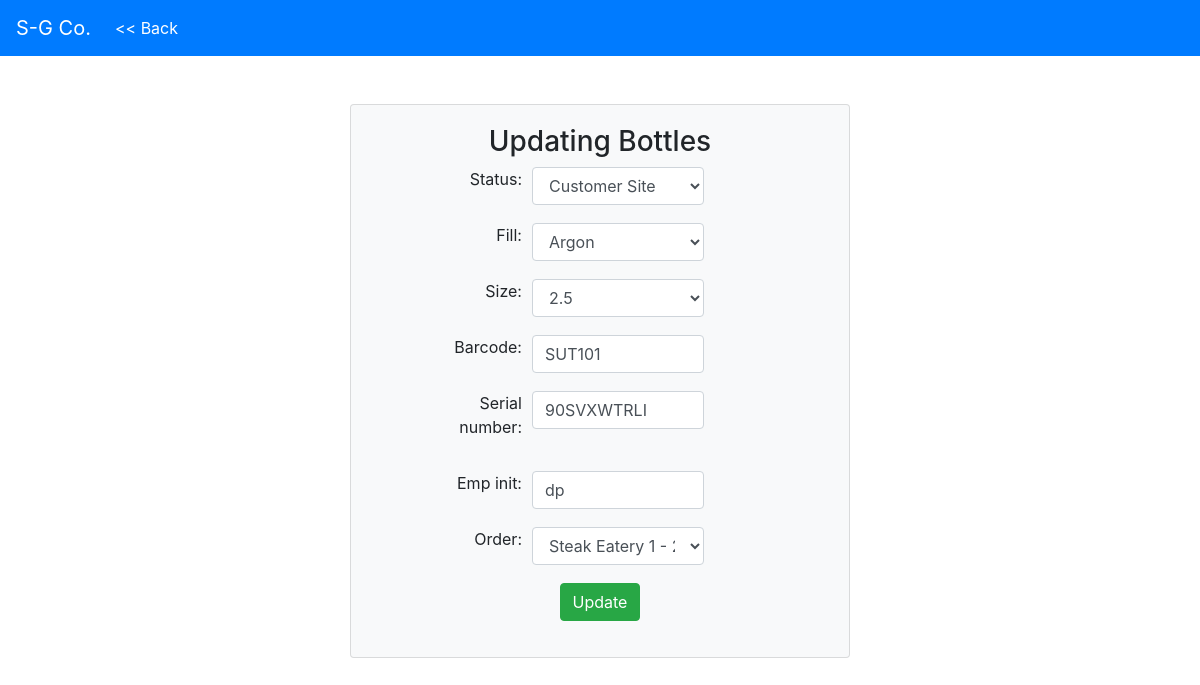
Screenshot of /warehouse/bottles/update/90SVXWTRLI with the database file from the repository.
### inventory/models.py (models this page shows, shortened)
class Bottle(models.Model):
    TRUCK = 'TK'
    CUSTOMER = 'CS'
    DOCKED_EMPTY = 'DE'
    DOCKED_FULL = 'DF'
    RETEST = 'RT'
    STATUS_CHOICES = (
        (TRUCK, 'On Truck'),
        (CUSTOMER, 'Customer Site'),
        (DOCKED_FULL, 'Docked Full'),
        (DOCKED_EMPTY, 'Docked Empty'),
        (RETEST, 'Retest'),
    )
    ACETYLENE = 'AC'
    ARGON = 'AR'
    BEER_GAS = 'BG'
    CARBON_DIOXIDE = 'CD'
    GUINNESS_GAS = 'GS'
    HELIUM = 'HE'
    MIX_C2 = 'C2'
    MIX_C10 = 'C10'
    MIX_C25 = 'C25'
    NITROGEN = 'NI'
    OXYGEN = 'OX'
    STARGON = 'ST'
    SYPHON = 'SY'
    FILL_CHOICES = (
        (ACETYLENE, 'Acetylene'),
        (ARGON, 'Argon'),
        (BEER_GAS, 'Beer Gas'),
        (CARBON_DIOXIDE, 'Carbon Dioxide'),
        (GUINNESS_GAS, 'Guinness Gas'),
        (HELIUM, 'Helium'),
        (MIX_C2, 'Mix C2'),
        (MIX_C10, 'Mix C10'),
        (MIX_C25, 'Mix C25'),
        (NITROGEN, 'Nitrogen'),
        (OXYGEN, 'Oxygen'),
        (STARGON, 'Stargon'),
        (SYPHON, 'Syphon'),
    )
    SIZE_CHOICES = (
        ('T', 'T'),
        ('K', 'K'),
        ('S', 'S'),
        ('D', 'D'),
        ('Q', 'Q'),
        ('R', 'R'),
        ('50', '50'),
        ('40', '40'),
        ('20', '20'),
        ('15', '15'),
        ('10', '10'),
        ('5', '5'),
        ('2.5', '2.5'),
    )
    status = models.CharField(max_length=2, choices=STATUS_CHOICES, default=DOCKED_FULL)
    fill = models.CharField(max_length=3, choices=FILL_CHOICES)
    size = models.CharField(max_length=3, choices=SIZE_CHOICES, default='T')
    barcode = models.CharField(max_length=15, unique=True)
    serial_number = models.CharField(max_length=15, unique=True, primary_key=True)
    emp_init = models.CharField(max_length=3)
    order = models.ForeignKey(Order, null=True, blank=False, on_delete=models.CASCADE)

### warehouse/views.py (the view)
# urls.py: url(r'^bottles/update/(?P<pk>\w+)$', views.BottlesUpdate.as_view(), name='bottles_update'),
class BottlesUpdate(UpdateView):
    model = Bottle
    form_class = BottlesUpdateForm
    template_name_suffix = '_update_form'

### warehouse/forms.py
class BottlesUpdateForm(forms.ModelForm):
    def __init__(self, *args, **kwargs):
        super(BottlesUpdateForm, self).__init__(*args, **kwargs)
        self.fields['order'].required = False
        self.fields['emp_init'].widget.attrs = {
            'class': 'form-control'
        }
        self.fields['fill'].widget.attrs = {
            'class': 'form-control'
        }
        self.fields['size'].widget.attrs = {
            'class': 'form-control'
        }
        self.fields['status'].widget.attrs = {
            'class': 'form-control'
        }
        self.fields['serial_number'].widget.attrs = {
            'class': 'form-control'
        }
        self.fields['barcode'].widget.attrs = {
            'class': 'form-control'
        }
        self.fields['order'].widget.attrs = {
            'class': 'form-control'
        }
    class Meta:
        model = Bottle
        fields = '__all__'

### sales/models.py (called while the page is built)
    def __str__(self):
        return ' '.join([self.company, str(self.customer_id)])

    def __str__(self):
        return "{} - {} - {} id: {}".format(self.customer, self.ship_date, self.order_number, self.order_number)

### templates/inventory/bottle_update_form.html (shortened to what this page needs)
{% extends 'warehouse/base.html' %}
{% block back_link %}{% url 'warehouse:pre_bottles_update' %}{% endblock %}
{% block body %}
  <div class="container-fluid">
    <div class="row">
      <div class="card col-sm-5 mt-5 mx-auto bg-light">
        <div class="card-body text-center">
          <h3>Updating Bottles</h3>
          <form action="" method="post">
            {% for field in form %}
                <div class="form-group">
                  <div class="form-row">
                    <label class="col-sm-3 offset-sm-1 text-right">{{ field.label_tag }}</label>
                    <div class="col-sm-5">{{ field }}</div>
                  </div>
                </div>
            {% endfor %}
            <div class="form-group">
              <button class="btn btn-success mx-auto">Update</button>
            </div>
          </form>
        </div>
      </div>
    </div>
  </div>
{% endblock %}

### rows the page displays
Bottle: form "Customer Site" "Argon" "2.5" "SUT101" "90SVXWTRLI" "dp" "Steak Eatery 1 - 2017-12-09 - 31 id: 31"

### other values shown
{{ field.label_tag }} "Status:" "Fill:" "Size:" "Barcode:" "Serial number:" "Emp init:" "Order:"
